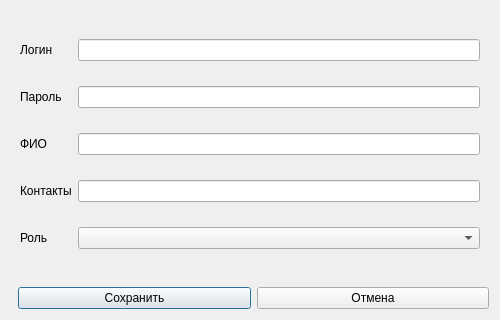
<?xml version="1.0" encoding="UTF-8"?>
<ui version="4.0">
 <class>UserFormDialog</class>
 <widget class="QDialog" name="UserFormDialog">
  <property name="geometry"><rect><x>0</x><y>0</y><width>500</width><height>320</height></rect></property>
  <property name="windowTitle"><string>Пользователь</string></property>
  <layout class="QVBoxLayout" name="verticalLayoutMain">
   <item>
    <widget class="QWidget" name="formWidget">
     <layout class="QGridLayout" name="gridLayout">
      <item row="0" column="0"><widget class="QLabel" name="labelUsername"><property name="text"><string>Логин</string></property></widget></item>
      <item row="0" column="1"><widget class="QLineEdit" name="lineEditUsername"/></item>
      <item row="1" column="0"><widget class="QLabel" name="labelPassword"><property name="text"><string>Пароль</string></property></widget></item>
      <item row="1" column="1"><widget class="QLineEdit" name="lineEditPassword"/></item>
      <item row="2" column="0"><widget class="QLabel" name="labelFullName"><property name="text"><string>ФИО</string></property></widget></item>
      <item row="2" column="1"><widget class="QLineEdit" name="lineEditFullName"/></item>
      <item row="3" column="0"><widget class="QLabel" name="labelContact"><property name="text"><string>Контакты</string></property></widget></item>
      <item row="3" column="1"><widget class="QLineEdit" name="lineEditContact"/></item>
      <item row="4" column="0"><widget class="QLabel" name="labelRole"><property name="text"><string>Роль</string></property></widget></item>
      <item row="4" column="1"><widget class="QComboBox" name="comboBoxRole"/></item>
     </layout>
    </widget>
   </item>
   <item>
    <layout class="QHBoxLayout" name="horizontalLayoutButtons">
     <item><spacer name="horizontalSpacer"><property name="orientation"><enum>Qt::Horizontal</enum></property></spacer></item>
     <item><widget class="QPushButton" name="pushButtonSave"><property name="text"><string>Сохранить</string></property></widget></item>
     <item><widget class="QPushButton" name="pushButtonCancel"><property name="text"><string>Отмена</string></property></widget></item>
    </layout>
   </item>
  </layout>
 </widget>
 <resources/>
 <connections/>
</ui>
